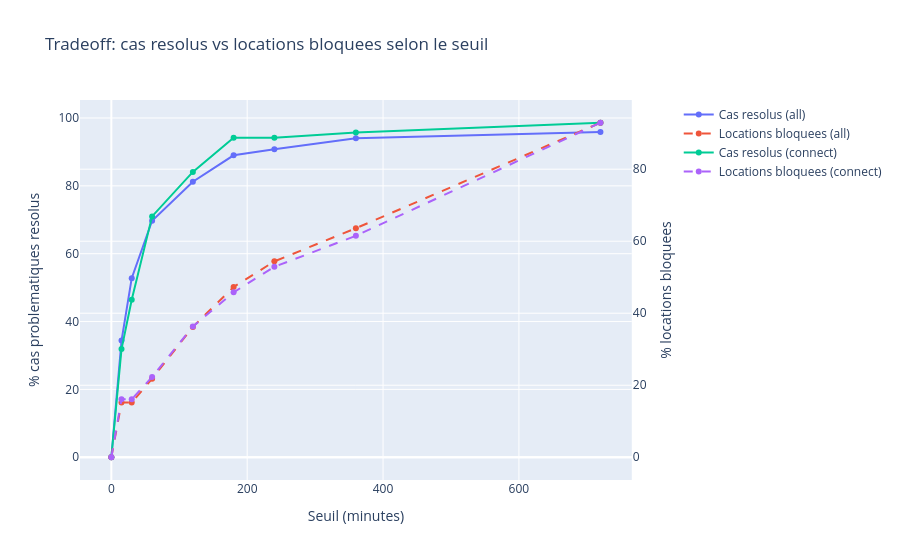

Notebook cell for this chart:
### Code cell
# Tradeoff: cas resolus vs locations bloquees
fig = make_subplots(specs=[[{'secondary_y': True}]])

for scope in ['all', 'connect']:
    sub = df_sim[df_sim['scope'] == scope]
    fig.add_trace(
        go.Scatter(x=sub['threshold_min'], y=sub['pct_resolus'], 
                   name=f'Cas resolus ({scope})', mode='lines+markers'),
        secondary_y=False
    )
    fig.add_trace(
        go.Scatter(x=sub['threshold_min'], y=sub['pct_affectees'], 
                   name=f'Locations bloquees ({scope})', mode='lines+markers', line=dict(dash='dash')),
        secondary_y=True
    )

fig.update_layout(title='Tradeoff: cas resolus vs locations bloquees selon le seuil')
fig.update_xaxes(title_text='Seuil (minutes)')
fig.update_yaxes(title_text='% cas problematiques resolus', secondary_y=False)
fig.update_yaxes(title_text='% locations bloquees', secondary_y=True)
fig.show()

### Figure 1 — Plotly figure (JSON) as saved in the notebook; plotly's stock layout.template omitted (floating-point values rounded to 4 significant figures)
{"data": [{"mode": "lines+markers", "name": "Cas resolus (all)", "type": "scatter", "x": [0, 15, 30, 60, 120, 180, 240, 360, 720], "xaxis": "x", "y": [0.0, 34.4, 52.8, 69.7, 81.2, 89.0, 90.8, 94.0, 95.9], "yaxis": "y"}, {"line": {"dash": "dash"}, "mode": "lines+markers", "name": "Locations bloquees (all)", "type": "scatter", "x": [0, 15, 30, 60, 120, 180, 240, 360, 720], "xaxis": "x", "y": [0.0, 15.2, 15.2, 21.8, 36.2, 47.3, 54.4, 63.6, 92.9], "yaxis": "y2"}, {"mode": "lines+markers", "name": "Cas resolus (connect)", "type": "scatter", "x": [0, 15, 30, 60, 120, 180, 240, 360, 720], "xaxis": "x", "y": [0.0, 31.9, 46.4, 71.0, 84.1, 94.2, 94.2, 95.7, 98.6], "yaxis": "y"}, {"line": {"dash": "dash"}, "mode": "lines+markers", "name": "Locations bloquees (connect)", "type": "scatter", "x": [0, 15, 30, 60, 120, 180, 240, 360, 720], "xaxis": "x", "y": [0.0, 16.1, 16.1, 22.3, 36.3, 45.8, 52.9, 61.5, 92.9], "yaxis": "y2"}], "layout": {"title": {"text": "Tradeoff: cas resolus vs locations bloquees selon le seuil"}, "xaxis": {"anchor": "y", "domain": [0, 0.94], "title": {"text": "Seuil (minutes)"}}, "yaxis": {"anchor": "x", "domain": [0, 1], "title": {"text": "% cas problematiques resolus"}}, "yaxis2": {"anchor": "x", "overlaying": "y", "side": "right", "title": {"text": "% locations bloquees"}}}}
